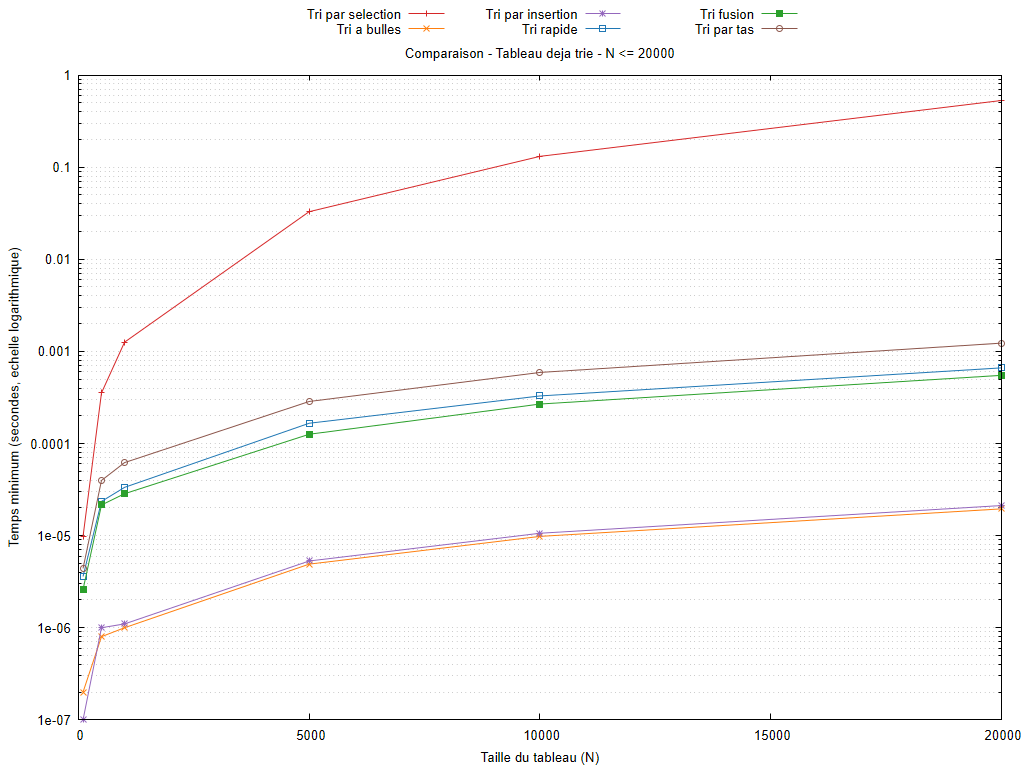

Here is the gnuplot script that generated this plot:
set encoding utf8
set terminal pngcairo size 1024,768 font 'Arial,10'
set output 'graphiques/20261010_184935/comparaisons/croissant_algos_3f_max_20000_log.png'
set datafile missing 'non_mesure'
set datafile separator ';'
set title 'Comparaison - Tableau deja trie - N <= 20000'
set xlabel 'Taille du tableau (N)'
set ylabel 'Temps minimum (secondes, echelle logarithmique)'
set logscale y 10
set format y '%.3g'
set grid ytics mytics
set key outside top center horizontal maxcols 3
set xrange [0:20000]
plot 'resultats/20261010_184935/croissant.csv' every ::1 using 1:(column(1)<=20000 && column(2)>0 ? column(2) : 1/0) title 'Tri par selection' with linespoints lc rgb '#d62728', 'resultats/20261010_184935/croissant.csv' every ::1 using 1:(column(1)<=20000 && column(4)>0 ? column(4) : 1/0) title 'Tri a bulles' with linespoints lc rgb '#ff7f0e', 'resultats/20261010_184935/croissant.csv' every ::1 using 1:(column(1)<=20000 && column(6)>0 ? column(6) : 1/0) title 'Tri par insertion' with linespoints lc rgb '#9467bd', 'resultats/20261010_184935/croissant.csv' every ::1 using 1:(column(1)<=20000 && column(8)>0 ? column(8) : 1/0) title 'Tri rapide' with linespoints lc rgb '#1f77b4', 'resultats/20261010_184935/croissant.csv' every ::1 using 1:(column(1)<=20000 && column(10)>0 ? column(10) : 1/0) title 'Tri fusion' with linespoints lc rgb '#2ca02c', 'resultats/20261010_184935/croissant.csv' every ::1 using 1:(column(1)<=20000 && column(12)>0 ? column(12) : 1/0) title 'Tri par tas' with linespoints lc rgb '#8c564b'
unset output
